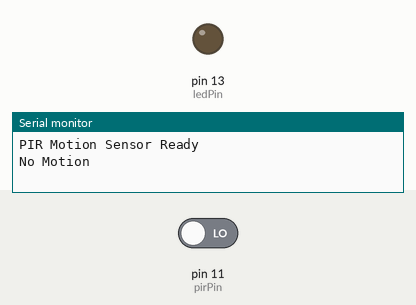
Recording of a sketch running on a simulated Arduino Uno, built with avr-gcc and run on an emulated ATmega328P. On the bench: output pins drawn as LEDs (lit = HIGH), the last lines printed to the serial monitor. Inputs (shaded band) come from the test bench; at power-on: pin 11 (pirPin) LOW.

Above: at 4.2 s.
4.3 s: pin 11 (pirPin) driven HIGH
At 6.1 s:
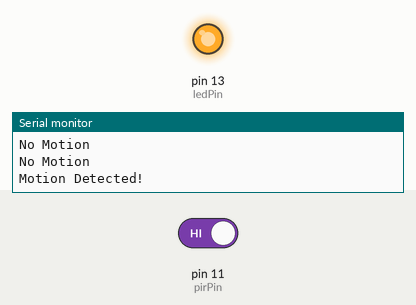
6.8 s: pin 11 (pirPin) driven LOW
At 7.9 s:
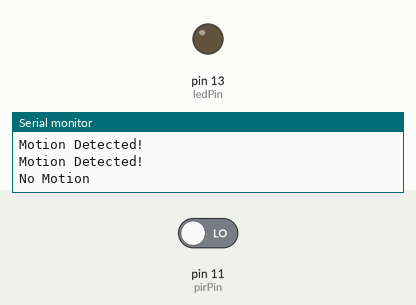
Timing chart, 0 to 9.8 s (numbered marks = the images above; inputs shaded):
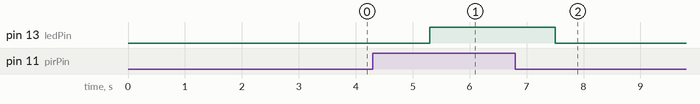

The sketch:

pir_sensor.ino
```cpp
// PIR Motion Sensor with LED
// Arduino Uno

const int pirPin = 11;    // PIR output pin
const int ledPin = 13;    // LED pin

void setup()
{
  pinMode(pirPin, INPUT);
  pinMode(ledPin, OUTPUT);

  digitalWrite(ledPin, LOW);

  Serial.begin(9600);
  Serial.println("PIR Motion Sensor Ready");

  // Give the PIR sensor time to stabilize
  delay(3000);   // 30 seconds
}

void loop()
{
  int motion = digitalRead(pirPin);
  delay(100);

  if (motion == HIGH)
  {
    digitalWrite(ledPin, HIGH);
    Serial.println("Motion Detected!");
  }
  else
  {
    digitalWrite(ledPin, LOW);
    Serial.println("No Motion");
  }

  delay(1000);
}
```

Measured:
- after the input at 4.3 s, pin 13 (ledPin): LOW → HIGH after 1.0 s
- after the input at 6.8 s, pin 13 (ledPin): HIGH → LOW after 0.70 s
